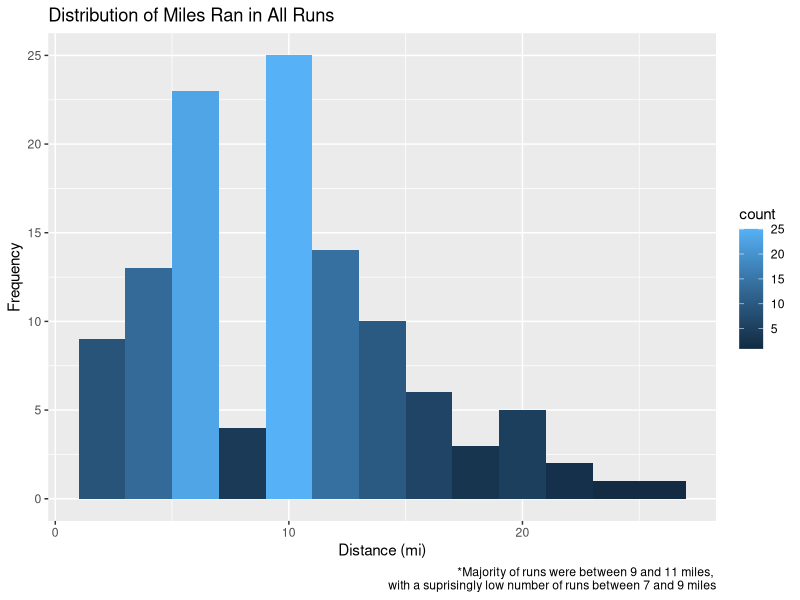
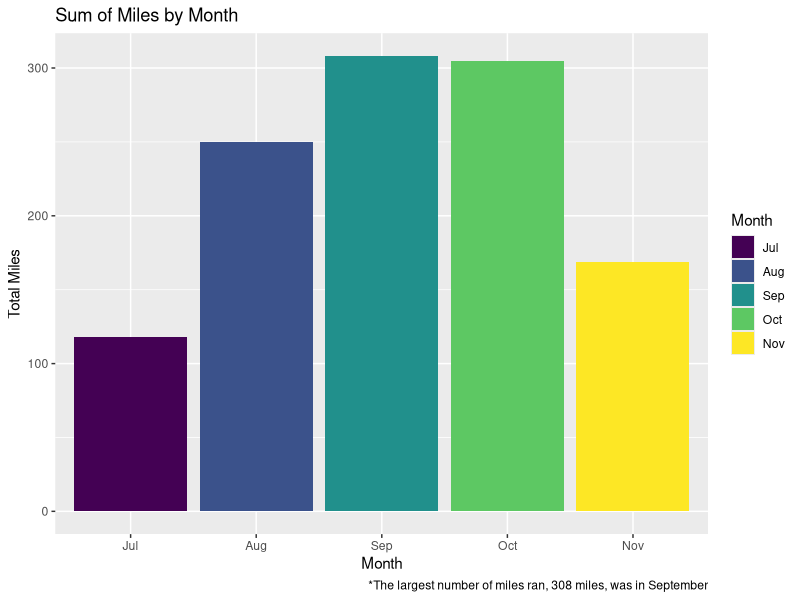
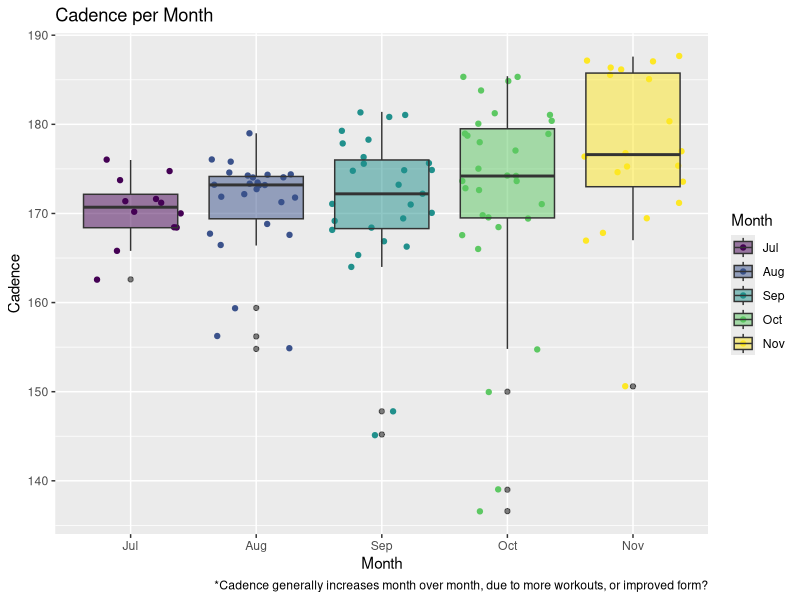
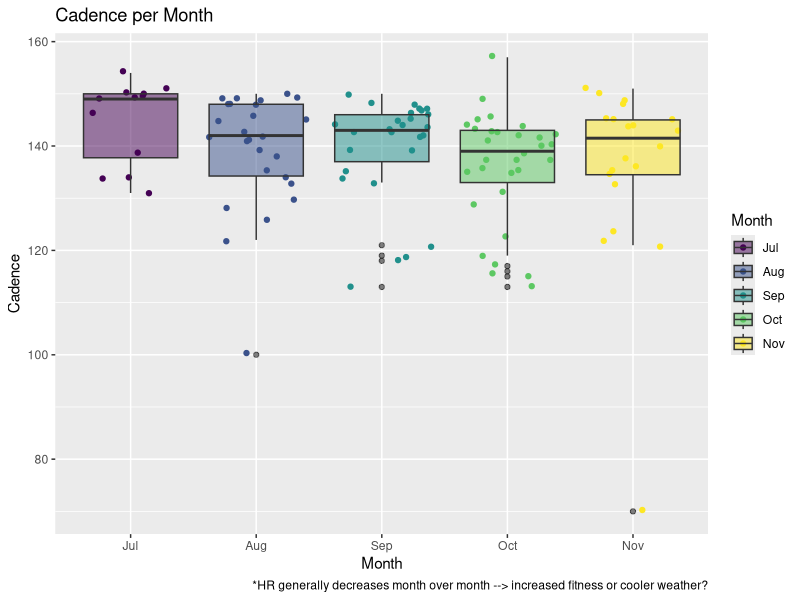
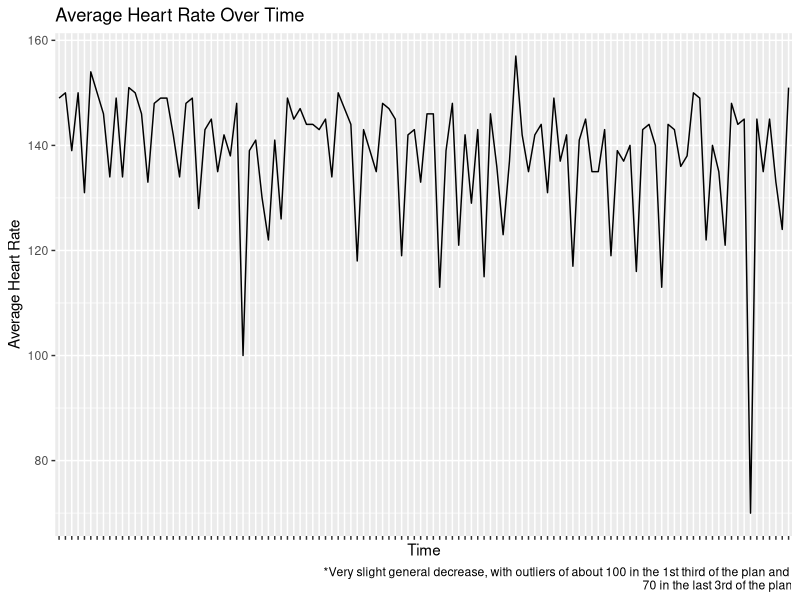
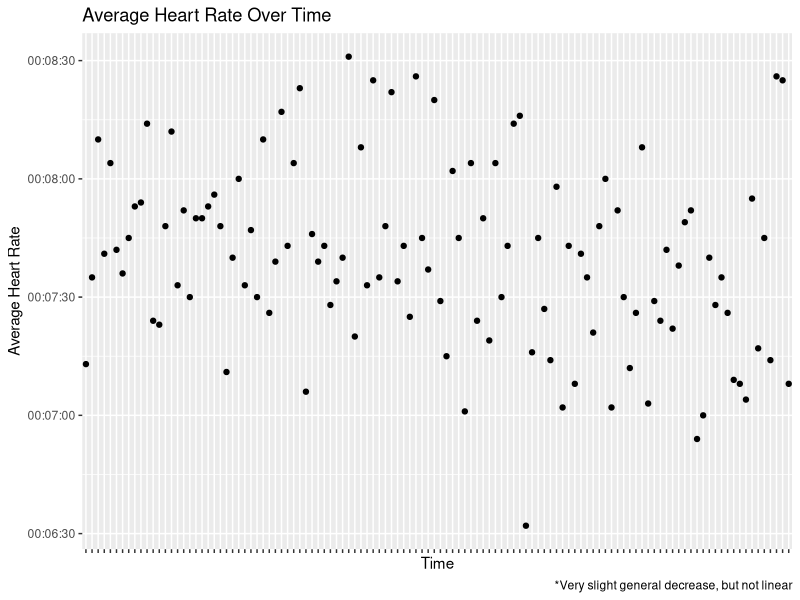
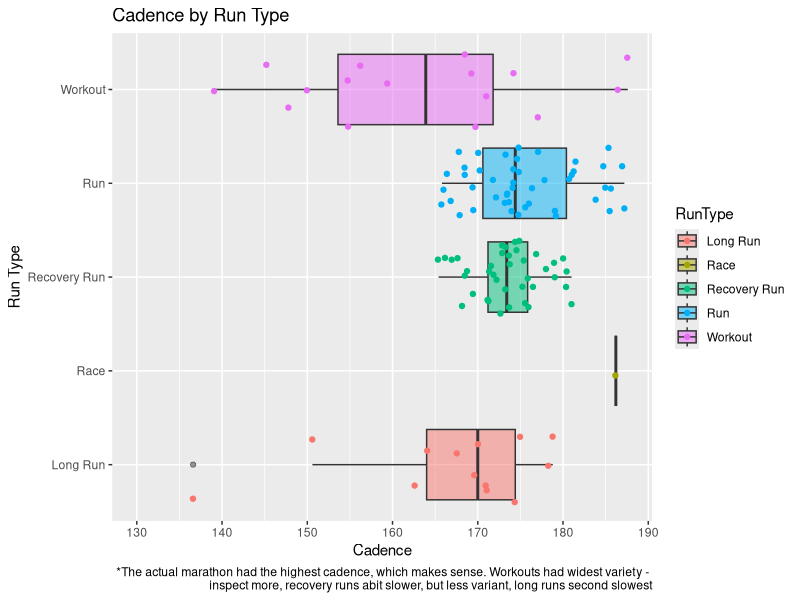

Generate these figures, in order, with R:
## ---- chunk 1
runs <- read.csv("cleanedMarathonTrainingData.csv")
str(runs)
## ---- chunk 2
runs$X <- NULL
head(runs,2)
## ---- chunk 3
runs$Time <- as.POSIXct(runs$Time)#, format = '%H:%M:%S')
runs$Avg.Pace <- as.POSIXct(runs$Avg.Pace)#, format = '%H:%M:%S')
str(runs)
## ---- chunk 4
runs$Month <- factor(runs$Month, ordered = TRUE, levels = c("Jul","Aug","Sep","Oct","Nov"))
class(runs$Month)
## ---- chunk 5
library(ggplot2)

#distance histogram
ggplot(data = runs, aes(x = Distance)) + 
  geom_histogram(binwidth = 2, aes(fill = ..count..)) + 
  xlab("Distance (mi)") + 
  ylab("Frequency") + 
  ggtitle("Distribution of Miles Ran in All Runs") + 
  labs(caption="*Majority of runs were between 9 and 11 miles, 
       with a suprisingly low number of runs between 7 and 9 miles")

#check data
tapply(runs$Distance,runs$Month,sum)
## ---- chunk 6
ggplot(data = runs, aes(x = Month, y = Distance, fill = Month)) + 
  geom_bar(stat="identity") +
  xlab("Month") + 
  ylab("Total Miles") + 
  #coord_flip() + 
  #scale_x_discrete(limits = rev(levels(runs$Month))) +
  #geom_text(vjust=0, colour="red") +
  ggtitle("Sum of Miles by Month") + 
  labs(caption="*The largest number of miles ran, 308 miles, was in September")
## ---- chunk 7
ggplot(data = runs, aes(Month, Cad)) + 
  geom_jitter(aes(colour = Month)) +
  geom_boxplot(aes(fill = Month), 
               outlier.colour = "black", alpha = 0.5) + #geom_jitter()
  xlab("Month") + 
  ylab("Cadence") + 
  ggtitle("Cadence per Month") + 
  labs(caption="*Cadence generally increases month over month, due to more workouts, or improved form?")
## ---- chunk 8
ggplot(data = runs, aes(Month, Avg.HR)) + 
  geom_jitter(aes(colour = Month)) +
  geom_boxplot(aes(fill = Month), 
               outlier.colour = "black", alpha = 0.5) + #geom_jitter()
  xlab("Month") + 
  ylab("Cadence") + 
  ggtitle("Cadence per Month") + 
  labs(caption="*HR generally decreases month over month --> increased fitness or cooler weather?")
#tbl <- tapply(runs$Avg.HR,runs$Month,median)
## ---- chunk 9
ggplot(data = runs, aes(x = Date, y = Avg.HR)) + 
  geom_line(aes(group=1)) +
  theme(axis.text.x = element_blank()) +
  xlab("Time") + 
  ylab("Average Heart Rate") + 
  ggtitle("Average Heart Rate Over Time") + 
  labs(caption="*Very slight general decrease, with outliers of about 100 in the 1st third of the plan and 
70 in the last 3rd of the plan")
## ---- chunk 10
ggplot(data = runs, aes(x = Date, y = Avg.Pace)) + 
  geom_point() + # by color? 
  #?stat_smooth() + 
  theme(axis.text.x = element_blank()) +
  xlab("Time") + 
  ylab("Average Heart Rate") + 
  ggtitle("Average Heart Rate Over Time") + 
  labs(caption="*Very slight general decrease, but not linear")
## ---- chunk 11
ggplot(data = runs, aes(x=RunType, y=Cad, fill = RunType)) + 
  geom_boxplot(alpha = 0.5) + 
  geom_jitter(aes(colour = RunType)) +
    #stat_summary(fun.y="median", geom="bar", alpha = 0.1) + 
  expand_limits(y = 130) + 
  xlab("Run Type") + 
  ylab("Cadence") + 
  coord_flip() + 
  ggtitle("Cadence by Run Type") + 
  labs(caption="*The actual marathon had the highest cadence, which makes sense. Workouts had widest variety - 
       inspect more, recovery runs abit slower, but less variant, long runs second slowest")
